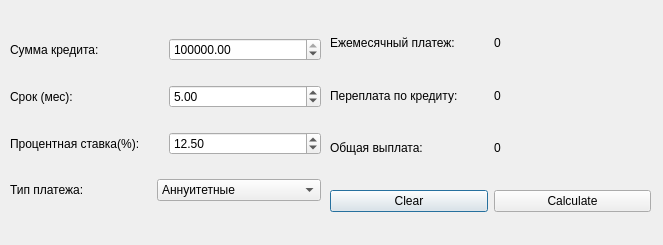
<?xml version="1.0" encoding="UTF-8"?>
<ui version="4.0">
 <class>Credit</class>
 <widget class="QDialog" name="Credit">
  <property name="geometry">
   <rect>
    <x>0</x>
    <y>0</y>
    <width>663</width>
    <height>245</height>
   </rect>
  </property>
  <property name="windowTitle">
   <string>Dialog</string>
  </property>
  <widget class="QWidget" name="layoutWidget">
   <property name="geometry">
    <rect>
     <x>10</x>
     <y>20</y>
     <width>311</width>
     <height>201</height>
    </rect>
   </property>
   <layout class="QVBoxLayout" name="verticalLayout">
    <item>
     <layout class="QHBoxLayout" name="horizontalLayout">
      <item>
       <widget class="QLabel" name="label">
        <property name="text">
         <string>Сумма кредита:</string>
        </property>
       </widget>
      </item>
      <item>
       <widget class="QDoubleSpinBox" name="doubleSpinBox_sum">
        <property name="minimum">
         <double>0.000000000000000</double>
        </property>
        <property name="maximum">
         <double>100000000.000000000000000</double>
        </property>
        <property name="singleStep">
         <double>100000.000000000000000</double>
        </property>
        <property name="value">
         <double>200000.000000000000000</double>
        </property>
       </widget>
      </item>
     </layout>
    </item>
    <item>
     <layout class="QHBoxLayout" name="horizontalLayout_2">
      <item>
       <widget class="QLabel" name="label_2">
        <property name="text">
         <string>Срок (мес):</string>
        </property>
       </widget>
      </item>
      <item>
       <widget class="QDoubleSpinBox" name="doubleSpinBox_term">
        <property name="minimum">
         <double>1.000000000000000</double>
        </property>
        <property name="maximum">
         <double>120.000000000000000</double>
        </property>
        <property name="value">
         <double>5.000000000000000</double>
        </property>
       </widget>
      </item>
     </layout>
    </item>
    <item>
     <layout class="QHBoxLayout" name="horizontalLayout_3">
      <item>
       <widget class="QLabel" name="label_3">
        <property name="text">
         <string>Процентная ставка(%):</string>
        </property>
       </widget>
      </item>
      <item>
       <widget class="QDoubleSpinBox" name="doubleSpinBox_rate">
        <property name="maximum">
         <double>100.000000000000000</double>
        </property>
        <property name="value">
         <double>12.500000000000000</double>
        </property>
       </widget>
      </item>
     </layout>
    </item>
    <item>
     <layout class="QHBoxLayout" name="horizontalLayout_4">
      <item>
       <widget class="QLabel" name="label_4">
        <property name="text">
         <string>Тип платежа:</string>
        </property>
       </widget>
      </item>
      <item>
       <widget class="QComboBox" name="type">
        <item>
         <property name="text">
          <string>Аннуитетные</string>
         </property>
        </item>
        <item>
         <property name="text">
          <string>Дифференцированные</string>
         </property>
        </item>
       </widget>
      </item>
     </layout>
    </item>
   </layout>
  </widget>
  <widget class="QWidget" name="layoutWidget">
   <property name="geometry">
    <rect>
     <x>330</x>
     <y>20</y>
     <width>321</width>
     <height>151</height>
    </rect>
   </property>
   <layout class="QVBoxLayout" name="verticalLayout_2">
    <item>
     <layout class="QHBoxLayout" name="horizontalLayout_6">
      <item>
       <widget class="QLabel" name="label_7">
        <property name="text">
         <string>Ежемесячный платеж:</string>
        </property>
       </widget>
      </item>
      <item>
       <widget class="QLabel" name="label_monthPayment">
        <property name="text">
         <string>0</string>
        </property>
       </widget>
      </item>
     </layout>
    </item>
    <item>
     <layout class="QHBoxLayout" name="horizontalLayout_7">
      <item>
       <widget class="QLabel" name="label_8">
        <property name="text">
         <string>Переплата по кредиту:</string>
        </property>
       </widget>
      </item>
      <item>
       <widget class="QLabel" name="label_overpayment">
        <property name="text">
         <string>0</string>
        </property>
       </widget>
      </item>
     </layout>
    </item>
    <item>
     <layout class="QHBoxLayout" name="horizontalLayout_8">
      <item>
       <widget class="QLabel" name="label_10">
        <property name="text">
         <string>Общая выплата:</string>
        </property>
       </widget>
      </item>
      <item>
       <widget class="QLabel" name="label_total">
        <property name="text">
         <string>0</string>
        </property>
       </widget>
      </item>
     </layout>
    </item>
   </layout>
  </widget>
  <widget class="QWidget" name="layoutWidget">
   <property name="geometry">
    <rect>
     <x>330</x>
     <y>181</y>
     <width>321</width>
     <height>41</height>
    </rect>
   </property>
   <layout class="QHBoxLayout" name="horizontalLayout_9">
    <item>
     <widget class="QPushButton" name="pushButton_clear">
      <property name="text">
       <string>Clear</string>
      </property>
     </widget>
    </item>
    <item>
     <widget class="QPushButton" name="pushButton_calc">
      <property name="text">
       <string>Calculate</string>
      </property>
     </widget>
    </item>
   </layout>
  </widget>
 </widget>
 <resources/>
 <connections/>
</ui>
